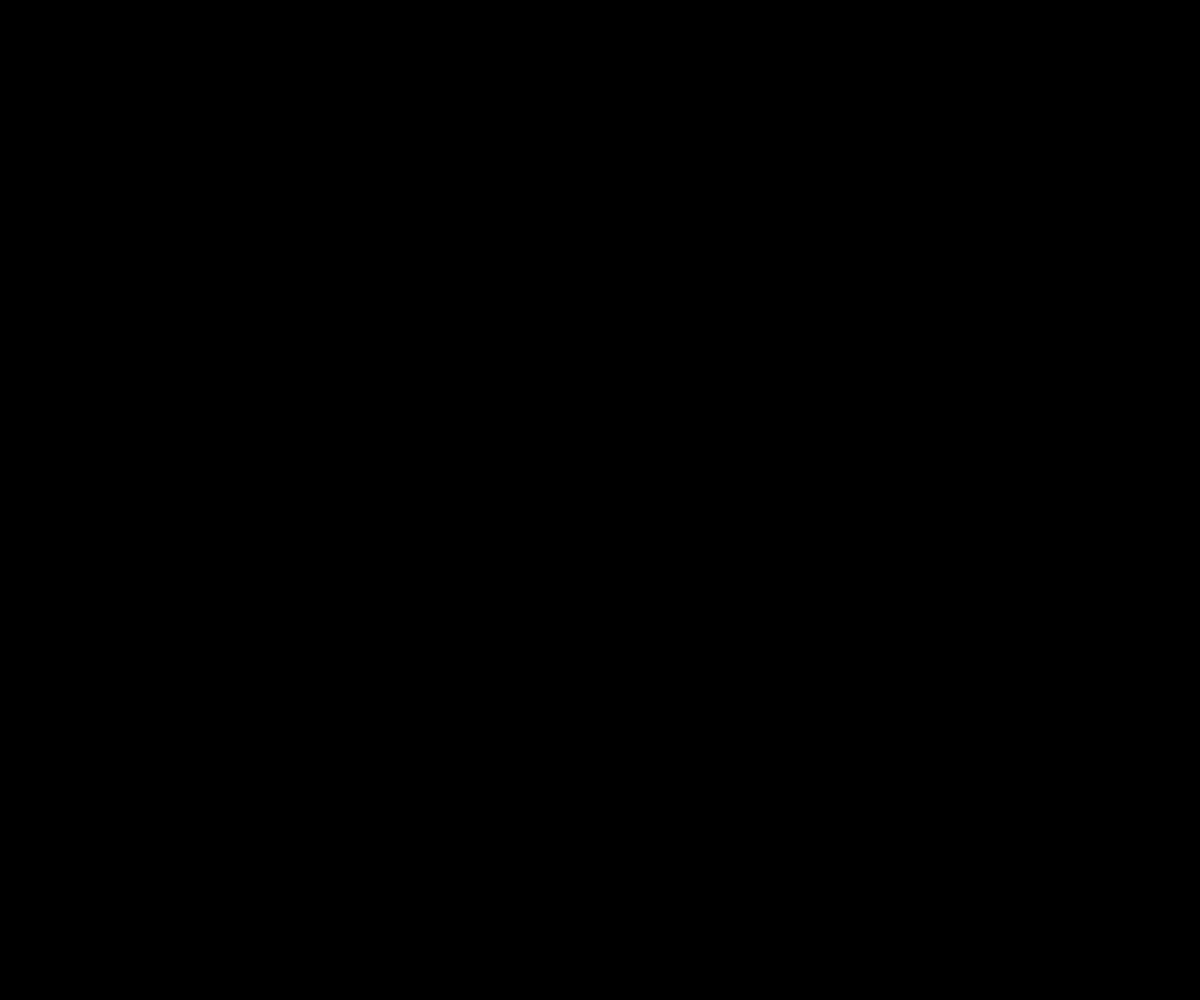
Frame 1 (no input)
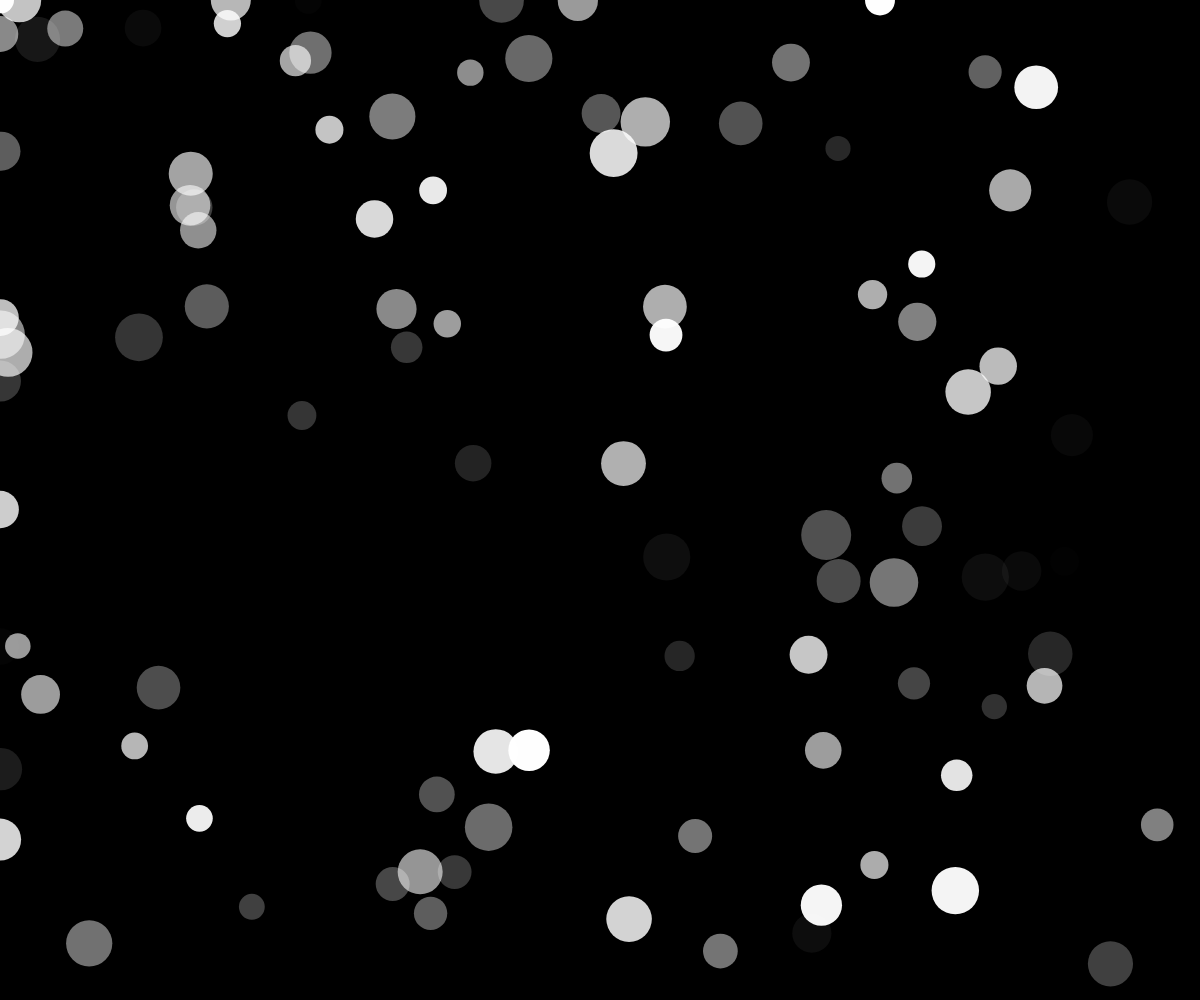
Frame 60 (no input)
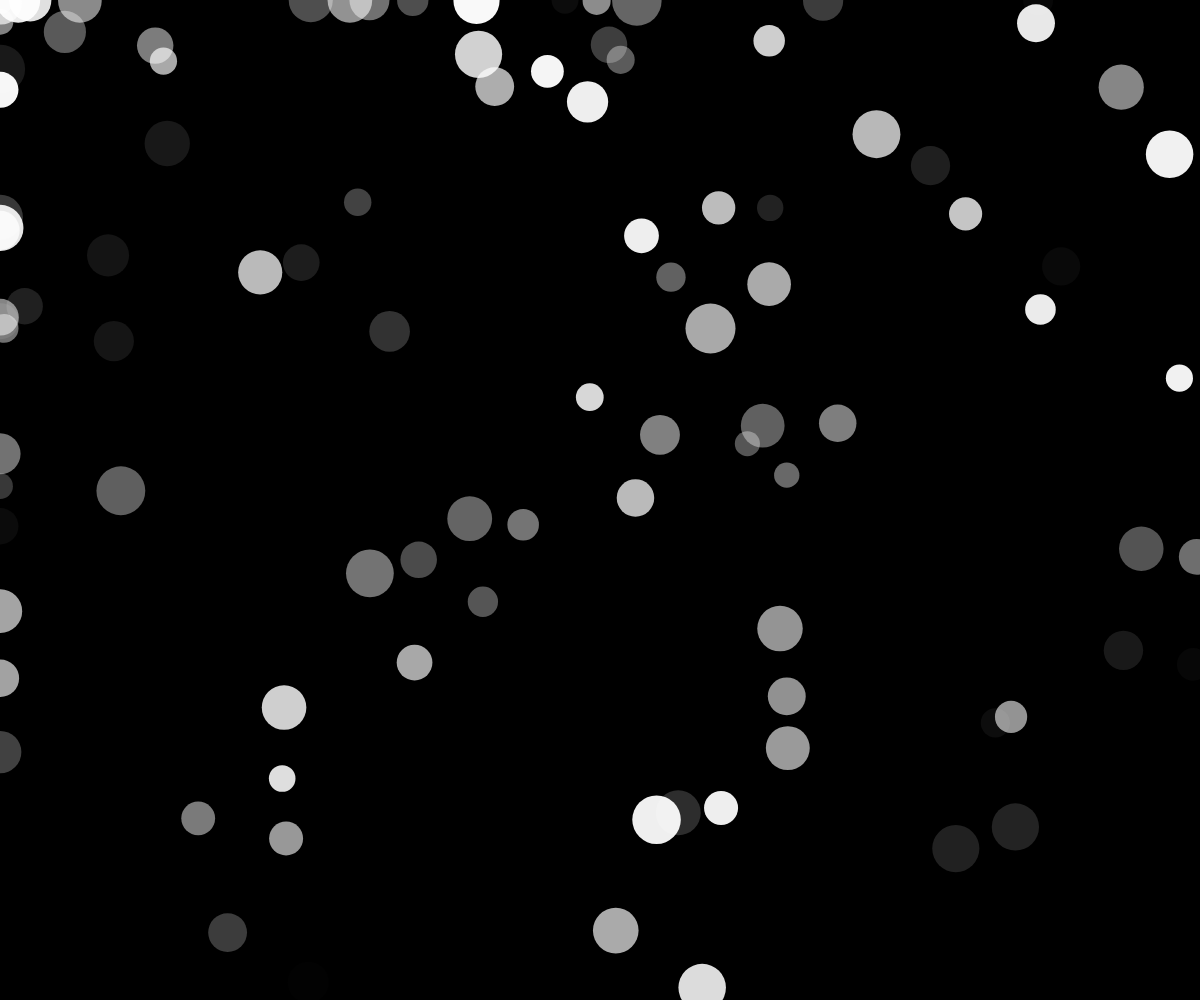
Frame 120 (the mouse pressed at the canvas centre since frame 60)

The p5.js sketch that drew these frames (run headless with seeded random() and noise() and a simulated clock; from frame 60 on, the mouse is pressed at the canvas centre):

// p5.js sketch
// ── sketch.js
// TODO: add more properties using objects
// TODO: create/draw using functions

let NUM_OBJS = 100;
let circles = [];


function setup() {
  createCanvas(windowWidth, windowHeight);
  for (let cnt = 0; cnt < NUM_OBJS; cnt++) {
    let aCircle = {
      x: random(width),
      y: random(height),
      d: random(25,50),
      a: 0,
      da: random(1,10), //you could totally make like a night city skyline with blinking neon signs with this
      dx: random(-5, 5),
      dy: random(-5, 5),
    };
    circles.push(aCircle);
  }
  print(circles);
}

function draw() {
  background(0);  
  noStroke();

  for(let idx = 0; idx < circles.length; idx ++) {
    let mCircle = circles[idx];
    fill(255, mCircle.a);
    ellipse(mCircle.x, mCircle.y, mCircle.d);

    mCircle.a = (mCircle.a + mCircle.da) % 255;
    mCircle.x = (mCircle.x + mCircle.dx); 
    mCircle.y = (mCircle.y + mCircle.dy); 

    if(mCircle.x < 0 || mCircle.x > width) {
      mCircle.x = random();
    }
    if(mCircle.y < 0|| mCircle.y > height) {
      mCircle.y = random();
    }
  }
}
